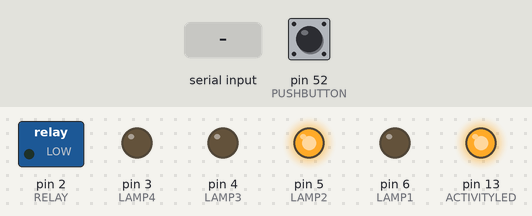
Recording of a sketch running on a simulated Arduino Mega 2560, built with avr-gcc and run on an emulated ATmega2560. Parts: switched loads named in the sketch (green lamp = pin HIGH), output pins drawn as LEDs (lit = HIGH). Dashed ring = blinking. The test bench sets the inputs (shaded band); at power-on: pin 52 (PUSHBUTTON) HIGH. What the sketch prints to the serial monitor is not drawn.

Above: at 5.9 s.
6.0 s: pin 52 (PUSHBUTTON) pulled LOW for 3.2 s
At 8.7 s:
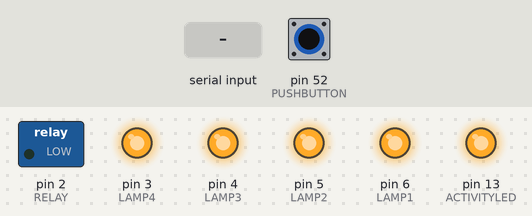
10.7 s: pin 52 (PUSHBUTTON) pulled LOW for 3.2 s
At 11.89 s:
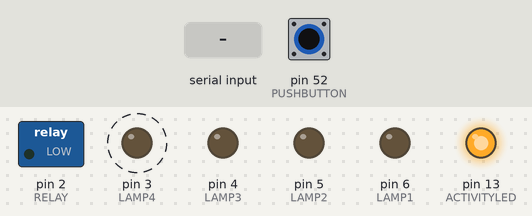
15.4 s: "1" received over the second serial link
At 15.4 s:
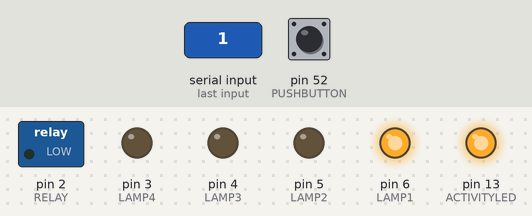
16.9 s: "0" received over the second serial link
At 17.41 s:
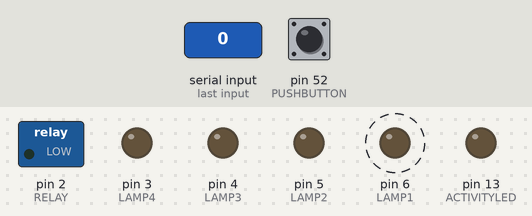
19.9 s: "2" received over the second serial link
At 21.1 s:
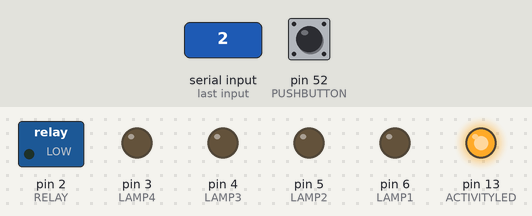
Timing chart, 0 to 22.4 s (numbered marks = the images above; inputs shaded):
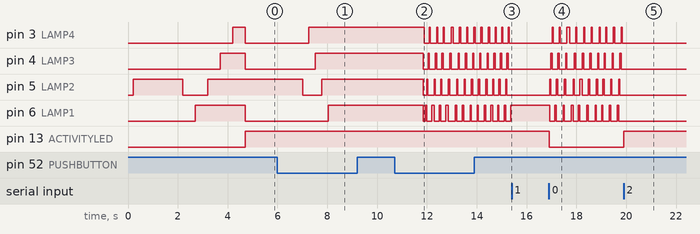

Measured:
- after the input at 6.0 s, pin 3 (LAMP4): LOW → HIGH after 1.3 s; pin 4 (LAMP3): LOW → HIGH after 1.5 s; pin 5 (LAMP2): HIGH → LOW after 1.0 s, → HIGH 0.76 s later; pin 6 (LAMP1): LOW → HIGH after 2.0 s
- after the input at 10.7 s, pin 3 (LAMP4): alternates HIGH for 0.05 s and LOW for 0.23 s, starting after 1.2 s; pin 4 (LAMP3), pin 5 (LAMP2): HIGH → LOW after 1.1 s, then repeats every 1.2 s: HIGH 0.05 s, LOW 0.25 s, HIGH 0.05 s, LOW 0.21 s, HIGH 0.05 s, LOW 0.27 s, HIGH 0.05 s, LOW 0.28 s
- after the input at 15.4 s, pin 3 (LAMP4), pin 4 (LAMP3), pin 5 (LAMP2): stops changing and stays LOW; pin 6 (LAMP1): stops changing and stays HIGH
- after the input at 16.9 s, pin 3 (LAMP4): goes HIGH 0.05 s, LOW 0.23 s, HIGH 0.05 s, LOW 0.27 s, HIGH 0.11 s, 7 × (LOW 0.24 s, HIGH 0.05 s), then LOW, starting after 0.12 s; pin 6 (LAMP1): alternates HIGH for 0.05 s and LOW for 0.27 s, starting at once; pin 13 (ACTIVITYLED): HIGH → LOW at once
- after the input at 19.9 s, pin 3 (LAMP4), pin 4 (LAMP3), pin 5 (LAMP2), pin 6 (LAMP1): stops changing and stays LOW; pin 13 (ACTIVITYLED): LOW → HIGH at once

The sketch:

midi_andon.ino
```cpp
//http://playground.arduino.cc//Code/EEPROMWriteAnything
#include <EEPROM.h>

#define DEBUG

namespace ButtonState
{
    enum Enum : uint8_t
    {
      None = 0,
      Inc,
      Next,
      Mode,
      Hold  // after press and hold for b_mode
    };
}

namespace ProgramMode
{
    enum Enum : uint8_t
    {
      Init = 0,
      Demo,
      Normal,
      Edit
    };
}

byte g_channel[ 2 ];
byte g_velocity[ 2 ];
byte g_midimode[ 2 ];
byte g_nSelectedLamp;
byte g_nProgramtick;
byte g_nMidiVelocities[127] = {0};
// TODO: 254 g_velocities: channels 1-112 are used
//  1-32: channel 1-32 fader volume
// 33-48: bus 1-16
// 49-52: aux send master
// 53-56: fx send master
// 57-60: fx return 1-4 (L of pair)
// 61: main mix
// 62-63: NOT USED
// 64-95: pan channel 1-32
// 96-99: fx pan return 1-4 (L of pair)
// 100: master pan
// 101-103: NOT USED
// 104: Channel mute (0,1-61) on
// 105: Channel mute (0,1-61) off
// 106: snapshot save (0,1-61) on
// 107: snapshot save (0,1-61) off
// 108: automation rec/play set (0,1-61) manual
// 109: automation rec/play set (0,1-61) rec ready
// 110: automation rec/play set (0,1-61) record
// 111: automation rec/play set (0,1-61) fadeback
// 112: automation rec/play set (0,1-61) play

volatile int g_nHoldCounter;
volatile ButtonState::Enum g_buttonState;
volatile ProgramMode::Enum g_programMode;

// Exponential PWM values
//static const byte s_fadeValues[]      = { 255, 180, 128,  90,  64,  45,  32,  23,  16,  12,   8,   6,   4,   3,   2,   1,  0 };

unsigned long time = 0;
int current_button_state = HIGH;
int button_counter = 0;
int debounce_count = 10;

#define ACTIVITYLED 13
#define PUSHBUTTON 52
#define LAMP1 6
#define LAMP2 5
#define LAMP3 4
#define LAMP4 3
//Note that LAMP5 is not connected but is wired next to lamp 1 (white cable)
#define RELAY 2

#define MIDI_START          0x80
#define MIDI_PROGRAM_CHANGE 0xB0
#define MIDI_MASK_OMNI      0xf0
#define MIDI_INVALID        0xFF
#define MIDI_FLAG_ABOVE     0x80

////////////////////////////////////////////////////////////////////
// setup
////////////////////////////////////////////////////////////////////
void setup()
{
  // wait for serial port to connect. Needed for Leonardo only
  // Open serial communications and wait for port to open:
  Serial.begin( 115200 );
  while (!Serial);
  Serial.println( "initializing.." );
  Serial.println( "outputs" );
  pinMode( ACTIVITYLED, OUTPUT );
  pinMode( PUSHBUTTON, INPUT_PULLUP );
  for ( byte nPin = RELAY; nPin <= LAMP1; nPin++ )
    pinMode( nPin, OUTPUT );

  Serial.println( "midi" );
  while (!Serial1);
  Serial1.begin( 31250 );
  while (!Serial2);
  Serial2.begin( 31250 );

  delay( 200 );
  // Display version/revision
  digitalWrite( LAMP2, HIGH );
  Serial.println( "software v2" );
  delay( 2000 );

  resetLamp();
  // TODO: verify ROM
  Serial.print( "verifying ROM." );
  delay( 500 );
  digitalWrite( LAMP1, HIGH );
  Serial.print( "." );
  delay( 500 );
  digitalWrite( LAMP2, HIGH );
  Serial.print( "." );
  delay( 500 );
  digitalWrite( LAMP3, HIGH );
  Serial.print( "." );
  delay( 500 );
  digitalWrite( LAMP4, HIGH );
  Serial.print( "." );
  delay( 500 );
  Serial.println( "ok" );
  resetLamp();

  // Assume program change
  g_midimode[ 1 ] = MIDI_PROGRAM_CHANGE;
  g_midimode[ 2 ] = MIDI_PROGRAM_CHANGE;

  g_nHoldCounter = 0;
  g_buttonState = ButtonState::None;
  g_programMode = ProgramMode::Normal; //Demo or Normal

  Serial.println( "done.." );

  g_nProgramtick = 0;
  g_nSelectedLamp = 0;

  resetLamp();
}

////////////////////////////////////////////////////////////////////
// loop
////////////////////////////////////////////////////////////////////
void loop()
{
  // Wait a millisecond
  //delay( 1 ); ?
  while( millis() == time );
  time = millis();

  //handleMidiMessage( Serial1, 0 );
  handleMidiMessage( Serial2, 1 );
  handleButton();

  // Handle the current user mode
  switch ( g_programMode )
  {
    case ProgramMode::Init:
      // should not reach this..
      //doInitTick();
      break;

    case ProgramMode::Demo:
      // TODO: fancy demo
      doDemoTick();
      break;

    case ProgramMode::Normal:
      // Normal operation
      doNormalTick();
      break;

    case ProgramMode::Edit:
      // Configuration mode
      doConfigTick();
      break;
  }

  // Determine if it was press-and-hold
  if ( g_buttonState == ButtonState::Mode && g_nHoldCounter )
    g_buttonState = ButtonState::Hold;

  // or reset the button
  if ( g_buttonState != ButtonState::Hold )
    g_buttonState = ButtonState::None;
}

void resetLamp()
{
  for ( byte nPin = RELAY; nPin <= LAMP1; nPin++ )
    digitalWrite( nPin, LOW );
}

////////////////////////////////////////////////////////////////////
// handleMidiMessage
////////////////////////////////////////////////////////////////////
void handleMidiMessage( const Stream& _serial, uint8_t _nIndex )
{
  byte initialbyte;

  // Always clear g_channel to make sure we only handle it once per tick
  g_channel[ _nIndex ] = MIDI_INVALID;

  if( _serial.available() > 0 )
  {
    digitalWrite( ACTIVITYLED, HIGH );
    initialbyte = _serial.read();
#ifdef DEBUG
  Serial.write( "midi message: " );
  Serial.println( initialbyte, HEX );
#endif

    // Start of MIDI message? Assign mode
    if ( (initialbyte & MIDI_START) == MIDI_START )
    {
      g_midimode[ _nIndex ] = initialbyte;
      // Clear g_channel byte
      //g_channel = MIDI_INVALID;
    }
    else
    {
      // No mode change, Copy over byte as channel
      g_channel[ _nIndex ] = initialbyte + (1-_nIndex) * 128;
    }

#ifdef DEBUG
    Serial.print( "midi cmd:" );
    Serial.println( g_midimode[ _nIndex ], HEX );
#endif
    // Mask out g_channel (omni-receive) and check which midi command we have
    switch ( g_midimode[ _nIndex ] & MIDI_MASK_OMNI )
    {
      case MIDI_PROGRAM_CHANGE: // Program change (3 bytes)
#ifdef DEBUG
  Serial.write( "program change: " );
#endif

        // No g_channel set yet?
        if ( g_channel[ _nIndex ] == MIDI_INVALID )
        {
          while( !_serial.available() );
          g_channel[ _nIndex ] = _serial.read() + (1-_nIndex) * 128;
#ifdef DEBUG
  Serial.print( g_channel[ _nIndex ], HEX );
  Serial.print( " " );
#endif
        }

        while( !_serial.available() );
        g_velocity[ _nIndex ] = _serial.read();
#ifdef DEBUG
  Serial.print( g_velocity[ _nIndex ], HEX );
#endif

        break;
    }

    digitalWrite( ACTIVITYLED, LOW );
  }
};

////////////////////////////////////////////////////////////////////
// handleButton
////////////////////////////////////////////////////////////////////
void handleButton()
{
  int reading = digitalRead( PUSHBUTTON );

  if ( reading == current_button_state && button_counter > 0 )
      button_counter--;

  if ( reading != current_button_state )
       button_counter++;

  // If the Input has shown the same value for long enough let's switch it
  // handle the button
  if( button_counter >= debounce_count )
  {
    button_counter = 0;
    current_button_state = reading;
  }

  // Button pressed?
  if ( !current_button_state )
  {
    g_nHoldCounter++;

#ifdef DEBUG
    if ( g_nHoldCounter == 1 )
      Serial.println( "button pressed" );
#endif

    // Automatic config mode
    if ( g_nHoldCounter >= 1000 && g_buttonState != ButtonState::Hold )
    {
#ifdef DEBUG
      Serial.println( "button (active) mode" );
#endif
      g_buttonState = ButtonState::Mode;
    }
  }
  else if ( g_nHoldCounter )
  {

    if ( g_nHoldCounter >= 30 && g_nHoldCounter < 150 )
    {
#ifdef DEBUG
      Serial.println( "button released: pulse" );
#endif
      // Short 'pulse'
      g_buttonState = ButtonState::Inc;
    }
    else if ( g_nHoldCounter >= 150 && g_nHoldCounter < 1000 )
    { // 500
#ifdef DEBUG
      Serial.println( "button released: next" );
#endif
      // medium 'regular to 1 sec'
      g_buttonState = ButtonState::Next;
      // submit
    }
    else if ( g_nHoldCounter >= 1000 && g_buttonState == ButtonState::None )
    { // 1500
#ifdef DEBUG
      Serial.println( "button released: mode" );
#endif
      // long '1 sec to 3 sec'
      //config mode, only when button was not pressed
      g_buttonState = ButtonState::Mode;
    }
    else
    {
      g_buttonState = ButtonState::None;
    }

    g_nHoldCounter = 0;
  }
};


////////////////////////////////////////////////////////////////////
// doDemoTick
////////////////////////////////////////////////////////////////////
void doDemoTick()
{
  g_nProgramtick++;

  switch ( g_buttonState )
  {
    case ButtonState::Mode:
      Serial.println( "switching to normal" );
      resetLamp();
      g_programMode = ProgramMode::Normal;
      break;

    case ButtonState::Inc:
    case ButtonState::Next:
      // Blink the blue led

      break;

    default:
      if ( g_nProgramtick > 50 && g_nProgramtick < 100 )
        digitalWrite( LAMP1, HIGH );
      else
        digitalWrite( LAMP1, LOW );

      if ( g_nProgramtick > 100 && g_nProgramtick < 150 )
        digitalWrite( LAMP2, HIGH );
      else
        digitalWrite( LAMP2, LOW );

      if ( g_nProgramtick > 150 && g_nProgramtick < 200 )
        digitalWrite( LAMP3, HIGH );
      else
        digitalWrite( LAMP3, LOW );

      if ( g_nProgramtick > 200 && g_nProgramtick < 250 )
        digitalWrite( LAMP4, HIGH );
      else
        digitalWrite( LAMP4, LOW );

      break;
  }

};

////////////////////////////////////////////////////////////////////
// doNormalTick
////////////////////////////////////////////////////////////////////
void doNormalTick()
{
  switch ( g_buttonState )
  {
    case ButtonState::Mode:
      Serial.println( "switching to edit" );
      resetLamp();
      g_programMode = ProgramMode::Edit;
      break;

    case ButtonState::Inc:
    case ButtonState::Next:
      // Blink the blue led
      break;

    default:

      //Serial.print( "normal tick" );

      // Channel info
      for ( uint8_t nIndex = 0; nIndex < 2; nIndex++ )
      {
        if ( g_channel[ nIndex ] == MIDI_INVALID )
          continue;

        // Updated value?
        if ( g_nMidiVelocities[ g_channel[ nIndex ] ] == g_velocity[ nIndex ] )
          continue;

        g_nMidiVelocities[ g_channel[ nIndex ] ] = g_velocity[ nIndex ];

        // read the g_velocity flags from eeprom

        byte lights = determineLights( );
        Serial.print( "l:" );
        Serial.println( lights, BIN );

        // TODO: work out all lights and their modes
        digitalWrite( ACTIVITYLED, lights );

        for ( byte idx = 0; idx < 5; idx++ )
        {
          if ( lights & ( 1 << idx ) )
            digitalWrite( 6 - idx, lights & ( 1 << idx ) );
          else
            digitalWrite( 6 - idx, lights & ( 1 << idx ) );
        }

        // Relay, tied to light 4 (red)
        digitalWrite( RELAY, lights & ( 1 << 3 ) );
      }
  }
};

////////////////////////////////////////////////////////////////////
// doConfigTick
////////////////////////////////////////////////////////////////////
void doConfigTick()
{
  g_nProgramtick++;

  switch ( g_buttonState )
  {
    case ButtonState::Mode:
      Serial.println( "switching to demo" );
      resetLamp();
      g_programMode = ProgramMode::Demo;
      break;

    case ButtonState::Inc:
      break;

    case ButtonState::Next:
      // Blink the blue led
      resetLamp();

      g_nSelectedLamp++;
      if ( g_nSelectedLamp >= 5 )
        g_nSelectedLamp = 0;
      break;

    default:
      if ( g_nProgramtick > 127 )
        digitalWrite( g_nSelectedLamp + 3, HIGH );
      else
        digitalWrite( g_nSelectedLamp + 3, LOW );

      break;
  }
};


#define MEM_SIZE 64
byte determineLights( )
{
    byte lights = 0;            // Light bitmask
    byte currentLight = 0;      // Current active light
    byte nextLightAddress = 0;  // Next light's memory address

    byte memVal;
    byte chan = MIDI_INVALID;

    // Walk the memory
    for ( byte idx = 0; idx < MEM_SIZE; idx++ )
    {
        memVal = readMemory( idx );

        if ( !idx )
        {
            // First byte is always the next light pos
            nextLightAddress = memVal;
        }
        else if ( idx == nextLightAddress )
        {
            // Break out of loop if all lights are read or empty memory
            if ( (currentLight >= 3) || !memVal || memVal == 0xFF )
                break;

            // We reached the next light pos, increase the light counter
            currentLight++;

            // Get the address of the next light
            nextLightAddress = memVal;

            // Reset channel
            chan = MIDI_INVALID;
        }
        else if ( chan == MIDI_INVALID )
        {
            chan = memVal;
        }
        else
        {
            // Check the current stored value with the corresponding midi velocity and set bit if either:
            // a. above flag set and velocity > memory value (without flag)
            // b. no flag and velocity < memory value
            if ( ( (memVal & MIDI_FLAG_ABOVE) && g_nMidiVelocities[ chan ] > ( memVal & ( MIDI_FLAG_ABOVE - 1 ) ) )
              || ( ( !(memVal & MIDI_FLAG_ABOVE) && g_nMidiVelocities[ chan ] < memVal ) )
             )
                lights |= (1 << currentLight );

            // Reset channel, so the next memory value will be assigned as channel
            chan = MIDI_INVALID;
        }
    }

    return lights;
};

////////////////////////////////////////////////////////////////////
//
////////////////////////////////////////////////////////////////////
byte readMemory( short _nAddr )
{
  // TODO: implement o-buffer ROM
  //byte fakeMem[14] = { 7, 1, 10 | MIDI_FLAG_ABOVE, 2, 15 | MIDI_FLAG_ABOVE, 3, 100, 0, 4, 100 | MIDI_FLAG_ABOVE, 5, 10 | MIDI_FLAG_ABOVE, 6, 10 };

  // <absolute index of next color>, [<g_channel>, <threshold>, ...]
  // (| MIDI_FLAG_ABOVE means above, else below)
  // blue, green, orange, red + relay
byte fakeMem[ ] = {
  9, 29, 10 | MIDI_FLAG_ABOVE, // blue
     30, 10 | MIDI_FLAG_ABOVE,
     31, 10 | MIDI_FLAG_ABOVE,
     32, 10 | MIDI_FLAG_ABOVE,
 12, 61, 10,                   // green
 15, 61, 10 | MIDI_FLAG_ABOVE, // orange
 64,  1, 10 | MIDI_FLAG_ABOVE, // red
      2, 10 | MIDI_FLAG_ABOVE,
      3, 10 | MIDI_FLAG_ABOVE,
      4, 10 | MIDI_FLAG_ABOVE,
      5, 10 | MIDI_FLAG_ABOVE,
      6, 10 | MIDI_FLAG_ABOVE,
      7, 10 | MIDI_FLAG_ABOVE,
      8, 10 | MIDI_FLAG_ABOVE,
      9, 10 | MIDI_FLAG_ABOVE,
     10, 10 | MIDI_FLAG_ABOVE,
     11, 10 | MIDI_FLAG_ABOVE,
     12, 10 | MIDI_FLAG_ABOVE,
     // jack/cinch in
     17, 10 | MIDI_FLAG_ABOVE,
     18, 10 | MIDI_FLAG_ABOVE,
     19, 10 | MIDI_FLAG_ABOVE,
     20, 10 | MIDI_FLAG_ABOVE,
     21, 10 | MIDI_FLAG_ABOVE,
     22, 10 | MIDI_FLAG_ABOVE,
     23, 10 | MIDI_FLAG_ABOVE,
     24, 10 | MIDI_FLAG_ABOVE,
     25, 10 | MIDI_FLAG_ABOVE,
     26, 10 | MIDI_FLAG_ABOVE,
     27, 10 | MIDI_FLAG_ABOVE,
     28, 10 | MIDI_FLAG_ABOVE,
};
  /*
  byte fakeMem[ ] = {  3, 13, 10 | MIDI_FLAG_ABOVE, // blue
                       6, 61, 10,                   // green
                      39,  1, 10 | MIDI_FLAG_ABOVE, // orange
                           2, 10 | MIDI_FLAG_ABOVE,
                           3, 10 | MIDI_FLAG_ABOVE,
                           4, 10 | MIDI_FLAG_ABOVE,
                           5, 10 | MIDI_FLAG_ABOVE,
                           6, 10 | MIDI_FLAG_ABOVE,
                           7, 10 | MIDI_FLAG_ABOVE,
                           8, 10 | MIDI_FLAG_ABOVE,
                           9, 10 | MIDI_FLAG_ABOVE,
                          10, 10 | MIDI_FLAG_ABOVE,
                          11, 10 | MIDI_FLAG_ABOVE,
                          12, 10 | MIDI_FLAG_ABOVE,
                          13, 10 | MIDI_FLAG_ABOVE,
                          14, 10 | MIDI_FLAG_ABOVE,
                          15, 10 | MIDI_FLAG_ABOVE,
                          16, 10 | MIDI_FLAG_ABOVE,
                       0, 61,  9 | MIDI_FLAG_ABOVE, // red
                      };
                      */
  return fakeMem[ _nAddr ];
}

////////////////////////////////////////////////////////////////////
//
////////////////////////////////////////////////////////////////////
byte writeMemory( short _nAddr, byte _nValue )
{
  return false;
}


// Old display stuff
//#include <LiquidCrystal.h>
/*
// Define fader images
//LiquidCrystal lcd( 6, 7, 8, 9, 10, 11 );
byte fader[8][8] = {
  0b00100,0b00100,0b00100,0b00100,0b00100,0b00100,0b00100,0b01110,
  0b00100,0b00100,0b00100,0b00100,0b00100,0b00100,0b01110,0b00100,
  0b00100,0b00100,0b00100,0b00100,0b00100,0b01110,0b00100,0b00100,
  0b00100,0b00100,0b00100,0b00100,0b01110,0b00100,0b00100,0b00100,
  0b00100,0b00100,0b00100,0b01110,0b00100,0b00100,0b00100,0b00100,
  0b00100,0b00100,0b01110,0b00100,0b00100,0b00100,0b00100,0b00100,
  0b00100,0b01110,0b00100,0b00100,0b00100,0b00100,0b00100,0b00100,
  0b01110,0b00100,0b00100,0b00100,0b00100,0b00100,0b00100,0b00100
};
*/

  /*
  for ( byte nLcd = 0; nLcd < 8; nLcd++ )
    lcd.createChar( nLcd, fader[nLcd]);
  */


      /*
      lcd.setCursor( 10, 1 );
      lcd.print( lights, DEC );
      */

      /*
      // Draw the fader on the screen at its g_channel position
      byte lcdfader = g_velocity >> 4;
      lcd.setCursor( (g_channel - 1) % 16, g_channel > 16 );
      lcd.write( lcdfader );
      lcd.setCursor( 15, 1 );
      lcd.write( "l" );
      break;
      */
```
